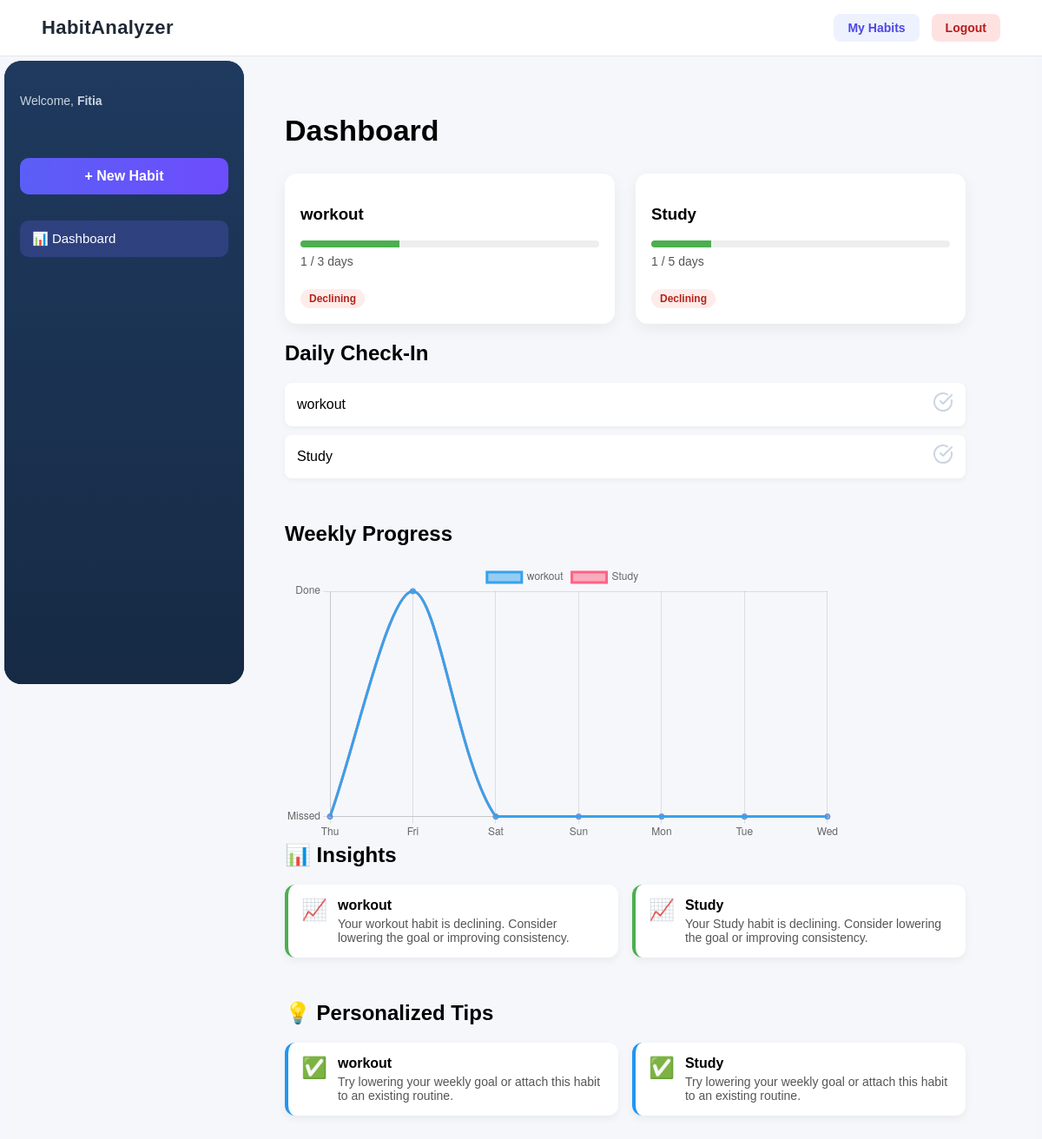
The page /dashboard (signed in) on the database its author committed.
### app/models.py (models this page shows)
class User(db.Model, UserMixin):
    id = db.Column(db.Integer, primary_key=True)
    username = db.Column(db.String(100), nullable=False)
    email = db.Column(db.String(120), unique=True, nullable=False)
    password = db.Column(db.String(200), nullable=False)

class Habit(db.Model):
    id = db.Column(db.Integer, primary_key=True)
    name = db.Column(db.String(100), nullable=False)
    target_per_week = db.Column(db.Integer, nullable=False)
    user_id = db.Column(db.Integer, db.ForeignKey("user.id"))

### app/routes.py (the view)
@main.route("/dashboard")
@login_required
def dashboard():
    habits = Habit.query.filter_by(user_id=current_user.id).all()
    habit_data = []
    for habit in habits:
        score = calculate_weekly_score(habit)
        score = max(0, min(score, 100))
        status = get_status(score)
        insight = generate_insight(habit.name, status)
        tip = generate_tip(status, habit.target_per_week)
        today_log = HabitLog.query.filter_by(habit_id=habit.id, log_date=date.today()).first()
        is_completed_today = True if today_log and today_log.completed else False
        habit_data.append({
            "id": habit.id,
            "name": habit.name,
            "score": score,
            "status": status,
            "completed": round((score/100) * habit.target_per_week),
            "target": habit.target_per_week,
            "insight": insight,
            "tip": tip,
            "is_completed_today": is_completed_today
        })
        today = date.today()
        for h in habit_data:
            log = HabitLog.query.filter_by(
                habit_id=h["id"],
                log_date=today
            ).first()
            h["is_completed_today"] = True if log and log.completed else False
    return render_template("dashboard.html", habits=habit_data)

### app/models.py (called while the page is built)
@login_manager.user_loader
def load_user(user_id):
    return User.query.get(int(user_id))

### app/services/analyzer.py (called while the page is built)
def calculate_weekly_score(habit):
    today = date.today()
    start_week = today - timedelta(days=7)
    logs = HabitLog.query.filter(
        HabitLog.habit_id == habit.id,
        HabitLog.log_date >= start_week,
        HabitLog.completed == True
    ).count()
    score = (logs / habit.target_per_week) * 100
    return round(score)

def get_status(score):
    if score >= 80:
        return "Excellent"
    elif score >= 50:
        return "Stable"
    else:
        return "Declining"

### app/utils.py (called while the page is built)
def generate_insight(habit_name, status):
    if status == "Excellent":
        return f"Great job on {habit_name}! Keep up the momentum."
    elif status == "Stable":
        return f"{habit_name} is stable. Try pushing a little further."
    else:
        return f"Your {habit_name} habit is declining. Consider lowering the goal or improving consistency."

def generate_tip(status, target):
    if status == "Declining":
        return "Try lowering your weekly goal or attach this habit to an existing routine."
    elif status == "Stable":
        return "Try setting a reminder or fixing a specific time of day."
    else:
        return "Great consistency. Consider increasing your challenge slightly."

### app/templates/dashboard.html (shortened to what this page needs)
{% extends "base.html" %}
{% block content %}
{% if habits|length == 0 %}
<div class="empty-dashboard">
  <div class="empty-card">
    <div class="empty-icon">🌱</div>
    <h2>Start building better habits</h2>
    <p>
      You don’t have any habits yet.<br>
      Create your first habit and track your progress every day.
    </p>
    <a onclick="openModal()" class="btn-primary">
      + Add your first habit
    </a>
  </div>
</div>
{% else %}
<h1 class="page-title">Dashboard</h1>
<section class="stats-grid">
  {% if habits %}
    {% for h in habits %}
      <div class="stat-card">
        <form method="POST"
              action="{{ url_for('main.delete_habit', habit_id=h.id) }}"
              class="delete-form"
              onsubmit="return confirm('Delete this habit permanently?');">
        </form>
        <h3>{{ h.name }}</h3>
        <div class="progress-bar">
          <div class="progress-fill" data-score="{{ h.score }}"></div>
        </div>
        <p class="stat-text">
          {{ h.completed }} / {{ h.target }} days
        </p>
        <span class="badge {{ h.status|lower }}">
          {{ h.status }}
        </span>
      </div>
    {% endfor %}
  {% else %}
    <p>No habits yet. Start by adding one 💪</p>
  {% endif %}
</section>
<section class="daily-section">
  <h2>Daily Check-In</h2>
  {% include "partials/daily_log.html" %}
</section>
<section class="chart-section">
  <h2>Weekly Progress</h2>
  <canvas id="weeklyChart"></canvas>
</section>
<section class="insights-section">
  <h2>📊 Insights</h2>
  <div class="insights-grid">
    {% for h in habits %}
    <div class="insight-card">
      <div class="icon">📈</div>
      <div class="content">
        <strong>{{ h.name }}</strong>
        <p>{{ h.insight }}</p>
      </div>
    </div>
    {% endfor %}
  </div>
</section>
<section class="tips-section">
  <h2>💡 Personalized Tips</h2>
  <div class="tips-grid">
    {% for h in habits %}
    <div class="tip-card">
      <div class="icon">✅</div>
      <div class="content">
        <strong>{{ h.name }}</strong>
        <p>{{ h.tip }}</p>
      </div>
    </div>
    {% endfor %}
  </div>
</section>
<script>
fetch("/api/weekly-data")
  .then(response => response.json())
  .then(data => {
    const ctx = document.getElementById("weeklyChart");
    new Chart(ctx, {
        type: "line",
        data: {
            labels: data.labels,
            datasets: data.datasets
        },
        options: {
            responsive: true,
            scales: {
                y: {
                    ticks: {
                        stepSize: 1,
                        callback: v => v === 1 ? "Done" : "Missed"
                    }
                }
            }
        }
    });
  });
document.querySelectorAll(".progress-fill").forEach(bar=>{
   bar.style.width = bar.dataset.score + "%";
});
</script>
{% endif %}
{% endblock %}

### app/templates/base.html (shortened to what this page needs)
<!DOCTYPE html>
<html>
<head>
    <link rel="stylesheet" href="{{ url_for('static', filename='css/style.css') }}">
</head>
<body>
  <header class="top-navbar">
    <div class="nav-left">
      <span class="nav-logo">HabitAnalyzer</span>
    </div>
    <div class="nav-right">
      <a href="{{ url_for('main.dashboard') }}" class="nav-btn">
        My Habits
      </a>
      <a href="{{ url_for('main.logout') }}" class="nav-btn danger">
        Logout
      </a>
    </div>
  </header>
<div class="app-layout">
    <aside class="sidebar">
      {% include "partials/sidebar.html" %}
    </aside>
    <main class="main-content">
      {% block content %}{% endblock %}
    </main>
</div>
</body>
</html>

### app/templates/partials/sidebar.html
<aside class="sidebar">
  <div class="sidebar-user">
    <p class="welcome">Welcome, <strong>{{ current_user.username }}</strong></p>
  </div>
  <button class="sidebar-btn" id="openHabitModal" onclick="openModal()">
    + New Habit
  </button>
  <nav class="sidebar-nav">
    <a href="{{ url_for('main.dashboard') }}"
       class="menu-item active">
      📊 Dashboard
    </a>
  </nav>
</aside>

### app/templates/partials/daily_log.html
<div class="daily-log">
  {% for h in habits %}
    <div class="daily-item">
      <span>{{ h.name }}</span>
      <a class="check {% if h.is_completed_today %}done{% endif %}"
         href="{{ url_for('main.toggle_habit', habit_id=h.id) }}">
        <i data-lucide="check-circle"></i>
      </a>
    </div>
  {% endfor %}
</div>

### app/static/css/style.css (style rules this page uses)
body { background-color: #f4f6fb; font-family: Arial, Helvetica, sans-serif; }
.app-layout { min-height: 100vh; background: #f5f7fb; }
.top-navbar { position: fixed; top: 0; left: 0; right: 0; height: 64px; background: rgba(255, 255, 255, 0.96); backdrop-filter: blur(6px); display: flex; align-items: center; justify-content: space-between; padding: 0 48px; border-bottom: 1px solid #e5e7eb; z-index: 1000; }
.nav-logo { font-size: 22px; font-weight: 800; letter-spacing: 0.4px; color: #1f2937; }
.nav-right { display: flex; gap: 14px; }
.nav-btn { padding: 8px 16px; border-radius: 8px; text-decoration: none; font-weight: 600; font-size: 14px; color: #4f46e5; background: #eef2ff; transition: all 0.2s ease; }
.nav-btn.danger { background: #fee2e2; color: #b91c1c; }
.sidebar { width: 240px; background: linear-gradient(180deg, #1f3a5f, #162a44); padding: 24px 18px; display: flex; flex-direction: column; position: fixed; left: 5px; top: 70px; height: calc(100vh - 130px); border-radius: 20px; }
.sidebar-user { margin-bottom: 24px; }
.welcome { font-size: 14px; color: #cbd5e1; }
.sidebar-btn { display: flex; align-items: center; justify-content: center; gap: 8px; padding: 12px; border-radius: 10px; background: linear-gradient(90deg, #5b5ef7, #6d4dfc); text-decoration: none; color: white; font-weight: 600; margin-bottom: 30px; transition: all 0.2s ease; }
.sidebar-nav { display: flex; flex-direction: column; gap: 6px; }
.menu-item { display: flex; align-items: center; gap: 12px; padding: 12px 14px; border-radius: 10px; color: #cbd5e1; text-decoration: none; font-size: 15px; transition: all 0.2s ease; }
.menu-item.active { background: rgba(99,102,241,0.25); color: #ffffff; }
.main-content { margin-left: 240px; padding: 100px 80px 40px; }
button { width: 100%; margin-top: 20px; padding: 12px; background-color: #4f46e5; border: none; color: white; font-size: 16px; border-radius: 6px; cursor: pointer; }
.progress-bar { background:#eee; height:8px; border-radius:5px; overflow:hidden; }
.progress-fill { background:#4caf50; height:100%; }
.insights-grid, .tips-grid { display: grid; grid-template-columns: repeat(auto-fill, minmax(260px, 1fr)); gap: 16px; margin-top: 15px; }
.insight-card, .tip-card { background: white; padding: 15px; border-radius: 12px; display: flex; gap: 12px; align-items: flex-start; box-shadow: 0 4px 10px rgba(0,0,0,0.05); }
.insight-card { border-left: 4px solid #4caf50; }
.tip-card { border-left: 4px solid #2196f3; }
.insight-card .icon, .tip-card .icon { font-size: 24px; }
.insight-card p, .tip-card p { margin: 4px 0 0; font-size: 14px; color: #555; }
.page-title { font-size: 34px; font-weight: 700; margin-bottom: 30px; }
.stats-grid { display: grid; grid-template-columns: repeat(auto-fill, minmax(280px, 1fr)); gap: 24px; }
.stat-card { position: relative; background: white; padding: 18px; border-radius: 14px; box-shadow: 0 6px 18px rgba(0,0,0,0.06); transition: transform 0.2s ease, box-shadow 0.2s ease; }
.delete-form { position: absolute; top: 14px; right: 14px; }
.stat-text { font-size: 14px; color: #555; margin-top: 8px; }
.badge { display: inline-block; margin-top: 10px; padding: 4px 10px; border-radius: 20px; font-size: 12px; font-weight: bold; }
.chart-section, .insights-section, .tips-section { margin-top: 50px; }
.badge.declining { background:#fdecea; color:#b42318; }
.progress-fill { transition: width 0.6s ease; }
.chart-section { max-height: 320px; }
.chart-section canvas { height: 100% !important; }
.daily-log { display: flex; flex-direction: column; gap: 10px; }
.daily-item { display: flex; justify-content: space-between; align-items: center; background: white; padding: 10px 14px; border-radius: 8px; box-shadow: 0 2px 6px rgba(0,0,0,0.05); }
.check { font-size: 24px; color: #cbd5e1; cursor: pointer; transition: transform 0.15s ease, color 0.2s ease; }

### rows shown on the page
User: username "Fitia"
Habit: name "workout", completed "1", target "3", status "Declining", insight "Your workout habit is declining. Consider lowering the goal or improving consistency.", tip "Try lowering your weekly goal or attach this habit to an existing routine."
Habit: name "Study", completed "1", target "5", status "Declining", insight "Your Study habit is declining. Consider lowering the goal or improving consistency.", tip "Try lowering your weekly goal or attach this habit to an existing routine."
